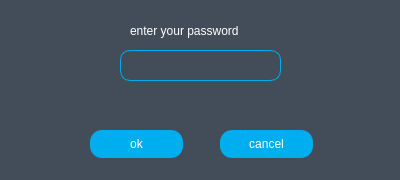
<?xml version="1.0" encoding="UTF-8"?>
<ui version="4.0">
 <class>MainWindow</class>
 <widget class="QMainWindow" name="MainWindow">
  <property name="geometry">
   <rect>
    <x>0</x>
    <y>0</y>
    <width>400</width>
    <height>180</height>
   </rect>
  </property>
  <property name="windowTitle">
   <string>MainWindow</string>
  </property>
  <property name="styleSheet">
   <string notr="true">QWidget#centralwidget{
background-color:rgb(67, 77, 90);
}</string>
  </property>
  <widget class="QWidget" name="centralwidget">
   <widget class="QLabel" name="lable_show_enter">
    <property name="geometry">
     <rect>
      <x>130</x>
      <y>0</y>
      <width>181</width>
      <height>61</height>
     </rect>
    </property>
    <property name="styleSheet">
     <string notr="true">color: rgb(255, 255, 255);
font: 10pt &quot;MS Shell Dlg 2&quot;;</string>
    </property>
    <property name="text">
     <string>enter your password</string>
    </property>
   </widget>
   <widget class="QPushButton" name="pushButton_check_pass">
    <property name="geometry">
     <rect>
      <x>90</x>
      <y>130</y>
      <width>93</width>
      <height>28</height>
     </rect>
    </property>
    <property name="styleSheet">
     <string notr="true">
background-color:rgb(0, 173, 239);
color: rgb(255, 255, 255);
border-radius: 12px;

</string>
    </property>
    <property name="text">
     <string>ok</string>
    </property>
   </widget>
   <widget class="QPushButton" name="pushButton_cancel_pass">
    <property name="geometry">
     <rect>
      <x>220</x>
      <y>130</y>
      <width>93</width>
      <height>28</height>
     </rect>
    </property>
    <property name="styleSheet">
     <string notr="true">
background-color:rgb(0, 173, 239);
color: rgb(255, 255, 255);
border-radius: 12px;

</string>
    </property>
    <property name="text">
     <string>cancel</string>
    </property>
   </widget>
   <widget class="QLineEdit" name="lineEdit_password">
    <property name="geometry">
     <rect>
      <x>120</x>
      <y>50</y>
      <width>161</width>
      <height>31</height>
     </rect>
    </property>
    <property name="styleSheet">
     <string notr="true">QLineEdit{ 
border: 1px solid rgb(0, 173, 239);
border-radius: 10px;
background-color:rgb(67, 77, 90);
font-size: 18px;
color:rgb(255, 255, 255);
qproperty-alignment: AlignCenter}</string>
    </property>
    <property name="echoMode">
     <enum>QLineEdit::Password</enum>
    </property>
   </widget>
   <widget class="QLabel" name="label_alarm_pass">
    <property name="geometry">
     <rect>
      <x>114</x>
      <y>100</y>
      <width>181</width>
      <height>20</height>
     </rect>
    </property>
    <property name="styleSheet">
     <string notr="true">color: rgb(173, 87, 70);</string>
    </property>
    <property name="text">
     <string/>
    </property>
   </widget>
  </widget>
 </widget>
 <resources/>
 <connections/>
</ui>
